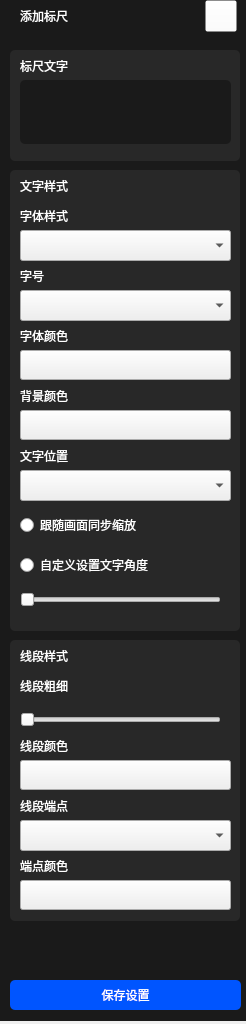
<?xml version="1.0" encoding="UTF-8"?>
<ui version="4.0">
 <class>project_edit_ruler_setClass</class>
 <widget class="QWidget" name="project_edit_ruler_setClass">
  <property name="geometry">
   <rect>
    <x>0</x>
    <y>0</y>
    <width>246</width>
    <height>1024</height>
   </rect>
  </property>
  <property name="windowTitle">
   <string>project_edit_ruler_set</string>
  </property>
  <widget class="QPushButton" name="pushButton_close">
   <property name="geometry">
    <rect>
     <x>205</x>
     <y>0</y>
     <width>32</width>
     <height>32</height>
    </rect>
   </property>
   <property name="styleSheet">
    <string notr="true">background-color: rgba(255, 255, 255,0);</string>
   </property>
   <property name="text">
    <string/>
   </property>
  </widget>
  <widget class="QTextEdit" name="textEdit_tilte">
   <property name="geometry">
    <rect>
     <x>20</x>
     <y>325</y>
     <width>211</width>
     <height>61</height>
    </rect>
   </property>
   <property name="toolTip">
    <string/>
   </property>
   <property name="styleSheet">
    <string notr="true">background-color: rgb(26, 26, 26);
color: rgb(255, 255, 255);
border:0px;</string>
   </property>
   <property name="placeholderText">
    <string>请输入热点标题</string>
   </property>
  </widget>
  <widget class="QLabel" name="label_bg">
   <property name="geometry">
    <rect>
     <x>0</x>
     <y>0</y>
     <width>250</width>
     <height>1021</height>
    </rect>
   </property>
   <property name="styleSheet">
    <string notr="true">background-color: rgb(26, 26, 26);</string>
   </property>
   <property name="text">
    <string/>
   </property>
  </widget>
  <widget class="QPushButton" name="pushButton_done">
   <property name="geometry">
    <rect>
     <x>10</x>
     <y>980</y>
     <width>231</width>
     <height>30</height>
    </rect>
   </property>
   <property name="styleSheet">
    <string notr="true">color: rgb(255, 255, 255);
background-color: rgb(0, 85, 255);
border-radius:5px;</string>
   </property>
   <property name="text">
    <string>保存设置</string>
   </property>
  </widget>
  <widget class="QLabel" name="label_title_2">
   <property name="geometry">
    <rect>
     <x>20</x>
     <y>0</y>
     <width>121</width>
     <height>31</height>
    </rect>
   </property>
   <property name="styleSheet">
    <string notr="true">color: rgb(255, 255, 255);font: 10pt &quot;微软雅黑&quot;;
background-color: rgba(255, 255, 255,0);</string>
   </property>
   <property name="text">
    <string>添加标尺</string>
   </property>
  </widget>
  <widget class="QTextEdit" name="textEdit_ruler_name">
   <property name="geometry">
    <rect>
     <x>20</x>
     <y>80</y>
     <width>211</width>
     <height>64</height>
    </rect>
   </property>
   <property name="styleSheet">
    <string notr="true">background-color: rgb(26, 26, 26);
border-radius:5px;
color: rgb(255, 255, 255);
</string>
   </property>
  </widget>
  <widget class="QLabel" name="label_frontCover_2">
   <property name="geometry">
    <rect>
     <x>10</x>
     <y>50</y>
     <width>230</width>
     <height>111</height>
    </rect>
   </property>
   <property name="styleSheet">
    <string notr="true">background-color: rgb(40, 40, 40);
border-radius:5px;</string>
   </property>
   <property name="text">
    <string/>
   </property>
  </widget>
  <widget class="QLabel" name="label_title_3">
   <property name="geometry">
    <rect>
     <x>20</x>
     <y>50</y>
     <width>121</width>
     <height>31</height>
    </rect>
   </property>
   <property name="styleSheet">
    <string notr="true">color: rgb(255, 255, 255);font: 10pt &quot;微软雅黑&quot;;</string>
   </property>
   <property name="text">
    <string>标尺文字</string>
   </property>
  </widget>
  <widget class="QLabel" name="label_frontCover_3">
   <property name="geometry">
    <rect>
     <x>10</x>
     <y>170</y>
     <width>230</width>
     <height>461</height>
    </rect>
   </property>
   <property name="styleSheet">
    <string notr="true">background-color: rgb(40, 40, 40);
border-radius:5px;</string>
   </property>
   <property name="text">
    <string/>
   </property>
  </widget>
  <widget class="QLabel" name="label_title_4">
   <property name="geometry">
    <rect>
     <x>20</x>
     <y>170</y>
     <width>121</width>
     <height>31</height>
    </rect>
   </property>
   <property name="styleSheet">
    <string notr="true">color: rgb(255, 255, 255);font: 10pt &quot;微软雅黑&quot;;</string>
   </property>
   <property name="text">
    <string>文字样式</string>
   </property>
  </widget>
  <widget class="QLabel" name="label_title_5">
   <property name="geometry">
    <rect>
     <x>20</x>
     <y>200</y>
     <width>121</width>
     <height>31</height>
    </rect>
   </property>
   <property name="styleSheet">
    <string notr="true">color: rgb(255, 255, 255);font: 10pt &quot;微软雅黑&quot;;</string>
   </property>
   <property name="text">
    <string>字体样式</string>
   </property>
  </widget>
  <widget class="QComboBox" name="comboBox_font_style">
   <property name="geometry">
    <rect>
     <x>20</x>
     <y>230</y>
     <width>211</width>
     <height>31</height>
    </rect>
   </property>
   <property name="styleSheet">
    <string notr="true">background-color: rgb(0, 85, 255);
color: rgb(255, 255, 255);
font: 10pt &quot;微软雅黑&quot;;
border-width:0;
border-style:outset;
QComboBox::item:hover{background-color:rgba(34,64,96,220)};
QComboBox::item:selected{background-color:rgba(34,64,96,220)};</string>
   </property>
  </widget>
  <widget class="QComboBox" name="comboBox_font_size">
   <property name="geometry">
    <rect>
     <x>20</x>
     <y>290</y>
     <width>211</width>
     <height>31</height>
    </rect>
   </property>
   <property name="styleSheet">
    <string notr="true">background-color: rgb(0, 85, 255);
color: rgb(255, 255, 255);
font: 10pt &quot;微软雅黑&quot;;
border-width:0;
border-style:outset;
QComboBox::item:hover{background-color:rgba(34,64,96,220)};
QComboBox::item:selected{background-color:rgba(34,64,96,220)};</string>
   </property>
  </widget>
  <widget class="QLabel" name="label_title_6">
   <property name="geometry">
    <rect>
     <x>20</x>
     <y>260</y>
     <width>121</width>
     <height>31</height>
    </rect>
   </property>
   <property name="styleSheet">
    <string notr="true">color: rgb(255, 255, 255);font: 10pt &quot;微软雅黑&quot;;</string>
   </property>
   <property name="text">
    <string>字号</string>
   </property>
  </widget>
  <widget class="QLabel" name="label_title_7">
   <property name="geometry">
    <rect>
     <x>20</x>
     <y>320</y>
     <width>121</width>
     <height>31</height>
    </rect>
   </property>
   <property name="styleSheet">
    <string notr="true">color: rgb(255, 255, 255);font: 10pt &quot;微软雅黑&quot;;</string>
   </property>
   <property name="text">
    <string>字体颜色</string>
   </property>
  </widget>
  <widget class="QPushButton" name="pushButton_text_color">
   <property name="geometry">
    <rect>
     <x>20</x>
     <y>350</y>
     <width>211</width>
     <height>30</height>
    </rect>
   </property>
   <property name="text">
    <string/>
   </property>
  </widget>
  <widget class="QPushButton" name="pushButton_bg_color">
   <property name="geometry">
    <rect>
     <x>20</x>
     <y>410</y>
     <width>211</width>
     <height>30</height>
    </rect>
   </property>
   <property name="text">
    <string/>
   </property>
  </widget>
  <widget class="QLabel" name="label_title_8">
   <property name="geometry">
    <rect>
     <x>20</x>
     <y>380</y>
     <width>121</width>
     <height>31</height>
    </rect>
   </property>
   <property name="styleSheet">
    <string notr="true">color: rgb(255, 255, 255);font: 10pt &quot;微软雅黑&quot;;</string>
   </property>
   <property name="text">
    <string>背景颜色</string>
   </property>
  </widget>
  <widget class="QLabel" name="label_title_9">
   <property name="geometry">
    <rect>
     <x>20</x>
     <y>440</y>
     <width>121</width>
     <height>31</height>
    </rect>
   </property>
   <property name="styleSheet">
    <string notr="true">color: rgb(255, 255, 255);font: 10pt &quot;微软雅黑&quot;;</string>
   </property>
   <property name="text">
    <string>文字位置</string>
   </property>
  </widget>
  <widget class="QComboBox" name="comboBox_text_pos">
   <property name="geometry">
    <rect>
     <x>20</x>
     <y>470</y>
     <width>211</width>
     <height>31</height>
    </rect>
   </property>
   <property name="styleSheet">
    <string notr="true">background-color: rgb(0, 85, 255);
color: rgb(255, 255, 255);
font: 10pt &quot;微软雅黑&quot;;
border-width:0;
border-style:outset;
QComboBox::item:hover{background-color:rgba(34,64,96,220)};
QComboBox::item:selected{background-color:rgba(34,64,96,220)};</string>
   </property>
  </widget>
  <widget class="QRadioButton" name="radioButton_text_isFollowSysZoom">
   <property name="geometry">
    <rect>
     <x>20</x>
     <y>510</y>
     <width>191</width>
     <height>30</height>
    </rect>
   </property>
   <property name="styleSheet">
    <string notr="true">color: rgb(255, 255, 255);</string>
   </property>
   <property name="text">
    <string>跟随画面同步缩放</string>
   </property>
  </widget>
  <widget class="QRadioButton" name="radioButton_text_isCustomAngle">
   <property name="geometry">
    <rect>
     <x>20</x>
     <y>550</y>
     <width>191</width>
     <height>30</height>
    </rect>
   </property>
   <property name="styleSheet">
    <string notr="true">color: rgb(255, 255, 255);</string>
   </property>
   <property name="text">
    <string>自定义设置文字角度</string>
   </property>
  </widget>
  <widget class="QSlider" name="horizontalSlider_text_angle">
   <property name="geometry">
    <rect>
     <x>20</x>
     <y>590</y>
     <width>201</width>
     <height>20</height>
    </rect>
   </property>
   <property name="orientation">
    <enum>Qt::Horizontal</enum>
   </property>
  </widget>
  <widget class="QLabel" name="label_frontCover_4">
   <property name="geometry">
    <rect>
     <x>10</x>
     <y>640</y>
     <width>230</width>
     <height>281</height>
    </rect>
   </property>
   <property name="styleSheet">
    <string notr="true">background-color: rgb(40, 40, 40);
border-radius:5px;</string>
   </property>
   <property name="text">
    <string/>
   </property>
  </widget>
  <widget class="QLabel" name="label_title_10">
   <property name="geometry">
    <rect>
     <x>20</x>
     <y>670</y>
     <width>121</width>
     <height>31</height>
    </rect>
   </property>
   <property name="styleSheet">
    <string notr="true">color: rgb(255, 255, 255);font: 10pt &quot;微软雅黑&quot;;</string>
   </property>
   <property name="text">
    <string>线段粗细</string>
   </property>
  </widget>
  <widget class="QLabel" name="label_title_11">
   <property name="geometry">
    <rect>
     <x>20</x>
     <y>640</y>
     <width>121</width>
     <height>31</height>
    </rect>
   </property>
   <property name="styleSheet">
    <string notr="true">color: rgb(255, 255, 255);font: 10pt &quot;微软雅黑&quot;;</string>
   </property>
   <property name="text">
    <string>线段样式</string>
   </property>
  </widget>
  <widget class="QSlider" name="horizontalSlider_line_thick">
   <property name="geometry">
    <rect>
     <x>20</x>
     <y>710</y>
     <width>201</width>
     <height>20</height>
    </rect>
   </property>
   <property name="orientation">
    <enum>Qt::Horizontal</enum>
   </property>
  </widget>
  <widget class="QPushButton" name="pushButton_line_color">
   <property name="geometry">
    <rect>
     <x>20</x>
     <y>760</y>
     <width>211</width>
     <height>30</height>
    </rect>
   </property>
   <property name="text">
    <string/>
   </property>
  </widget>
  <widget class="QLabel" name="label_title_12">
   <property name="geometry">
    <rect>
     <x>20</x>
     <y>730</y>
     <width>121</width>
     <height>31</height>
    </rect>
   </property>
   <property name="styleSheet">
    <string notr="true">color: rgb(255, 255, 255);font: 10pt &quot;微软雅黑&quot;;</string>
   </property>
   <property name="text">
    <string>线段颜色</string>
   </property>
  </widget>
  <widget class="QLabel" name="label_title_13">
   <property name="geometry">
    <rect>
     <x>20</x>
     <y>790</y>
     <width>121</width>
     <height>31</height>
    </rect>
   </property>
   <property name="styleSheet">
    <string notr="true">color: rgb(255, 255, 255);font: 10pt &quot;微软雅黑&quot;;</string>
   </property>
   <property name="text">
    <string>线段端点</string>
   </property>
  </widget>
  <widget class="QComboBox" name="comboBox_endpoint_style">
   <property name="geometry">
    <rect>
     <x>20</x>
     <y>820</y>
     <width>211</width>
     <height>31</height>
    </rect>
   </property>
   <property name="styleSheet">
    <string notr="true">background-color: rgb(0, 85, 255);
color: rgb(255, 255, 255);
font: 10pt &quot;微软雅黑&quot;;
border-width:0;
border-style:outset;
QComboBox::item:hover{background-color:rgba(34,64,96,220)};
QComboBox::item:selected{background-color:rgba(34,64,96,220)};</string>
   </property>
  </widget>
  <widget class="QLabel" name="label_title_14">
   <property name="geometry">
    <rect>
     <x>20</x>
     <y>850</y>
     <width>121</width>
     <height>31</height>
    </rect>
   </property>
   <property name="styleSheet">
    <string notr="true">color: rgb(255, 255, 255);font: 10pt &quot;微软雅黑&quot;;</string>
   </property>
   <property name="text">
    <string>端点颜色</string>
   </property>
  </widget>
  <widget class="QPushButton" name="pushButton_endpoint_color">
   <property name="geometry">
    <rect>
     <x>20</x>
     <y>880</y>
     <width>211</width>
     <height>30</height>
    </rect>
   </property>
   <property name="text">
    <string/>
   </property>
  </widget>
  <zorder>textEdit_tilte</zorder>
  <zorder>label_bg</zorder>
  <zorder>pushButton_done</zorder>
  <zorder>label_title_2</zorder>
  <zorder>pushButton_close</zorder>
  <zorder>label_frontCover_2</zorder>
  <zorder>label_title_3</zorder>
  <zorder>textEdit_ruler_name</zorder>
  <zorder>label_frontCover_3</zorder>
  <zorder>label_title_4</zorder>
  <zorder>label_title_5</zorder>
  <zorder>comboBox_font_style</zorder>
  <zorder>comboBox_font_size</zorder>
  <zorder>label_title_6</zorder>
  <zorder>label_title_7</zorder>
  <zorder>pushButton_text_color</zorder>
  <zorder>pushButton_bg_color</zorder>
  <zorder>label_title_8</zorder>
  <zorder>label_title_9</zorder>
  <zorder>comboBox_text_pos</zorder>
  <zorder>radioButton_text_isFollowSysZoom</zorder>
  <zorder>radioButton_text_isCustomAngle</zorder>
  <zorder>horizontalSlider_text_angle</zorder>
  <zorder>label_frontCover_4</zorder>
  <zorder>label_title_10</zorder>
  <zorder>label_title_11</zorder>
  <zorder>horizontalSlider_line_thick</zorder>
  <zorder>pushButton_line_color</zorder>
  <zorder>label_title_12</zorder>
  <zorder>label_title_13</zorder>
  <zorder>comboBox_endpoint_style</zorder>
  <zorder>label_title_14</zorder>
  <zorder>pushButton_endpoint_color</zorder>
 </widget>
 <layoutdefault spacing="6" margin="11"/>
 <resources/>
 <connections/>
</ui>
